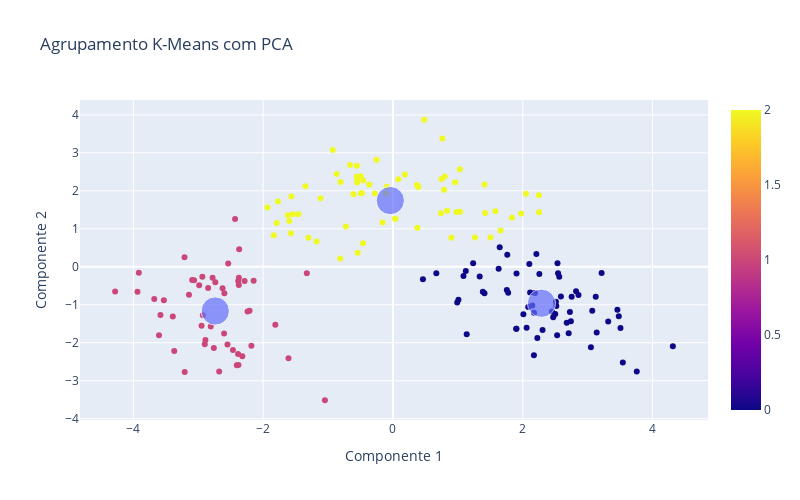

Notebook code for this chart:
### Code cell
graf1 = px.scatter(x = df2_pca[:,0], y = df2_pca[:,1], color=classificacao3)
graf2 = px.scatter(x = centroides[:,0], y = centroides[:,1], size = [15, 15, 15])
graf3 = go.Figure(data = graf1.data + graf2.data)
graf3.update_layout(width=800,height=500,title_text='Agrupamento K-Means com PCA')
graf3.update_xaxes(title = 'Componente 1')
graf3.update_yaxes(title = 'Componente 2')
graf3.show()

### Figure 1 — Plotly figure (JSON) as saved in the notebook; plotly's stock layout.template omitted (floating-point values rounded to 4 significant figures; data arrays with more than 128 entries replaced by an {"elided": "..."} marker saying what was removed)
{"data": [{"hovertemplate": "x=%{x}<br>y=%{y}<br>color=%{marker.color}<extra></extra>", "legendgroup": "", "marker": {"color": {"elided": "178 int values"}, "coloraxis": "coloraxis", "symbol": "circle"}, "mode": "markers", "name": "", "orientation": "v", "showlegend": false, "type": "scatter", "x": {"elided": "178 float values"}, "xaxis": "x", "y": {"elided": "178 float values"}, "yaxis": "y"}, {"hovertemplate": "x=%{x}<br>y=%{y}<br>size=%{marker.size}<extra></extra>", "legendgroup": "", "marker": {"color": "#636efa", "size": [15, 15, 15], "sizemode": "area", "sizeref": 0.0375, "symbol": "circle"}, "mode": "markers", "name": "", "orientation": "v", "showlegend": false, "type": "scatter", "x": [2.289, -2.738, -0.04084], "xaxis": "x", "y": [-0.9599, -1.165, 1.743], "yaxis": "y"}], "layout": {"height": 500, "title": {"text": "Agrupamento K-Means com PCA"}, "width": 800, "xaxis": {"title": {"text": "Componente 1"}}, "yaxis": {"title": {"text": "Componente 2"}}}}
